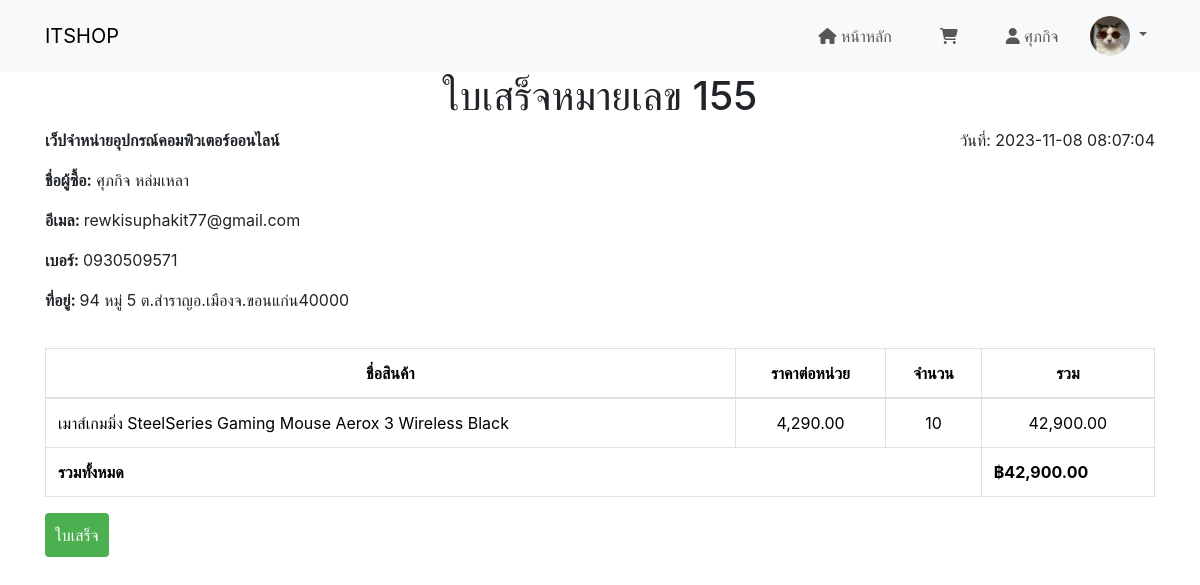
The page /users/receipt.php?receipt_id=155 (signed in) on the database as committed earlier.
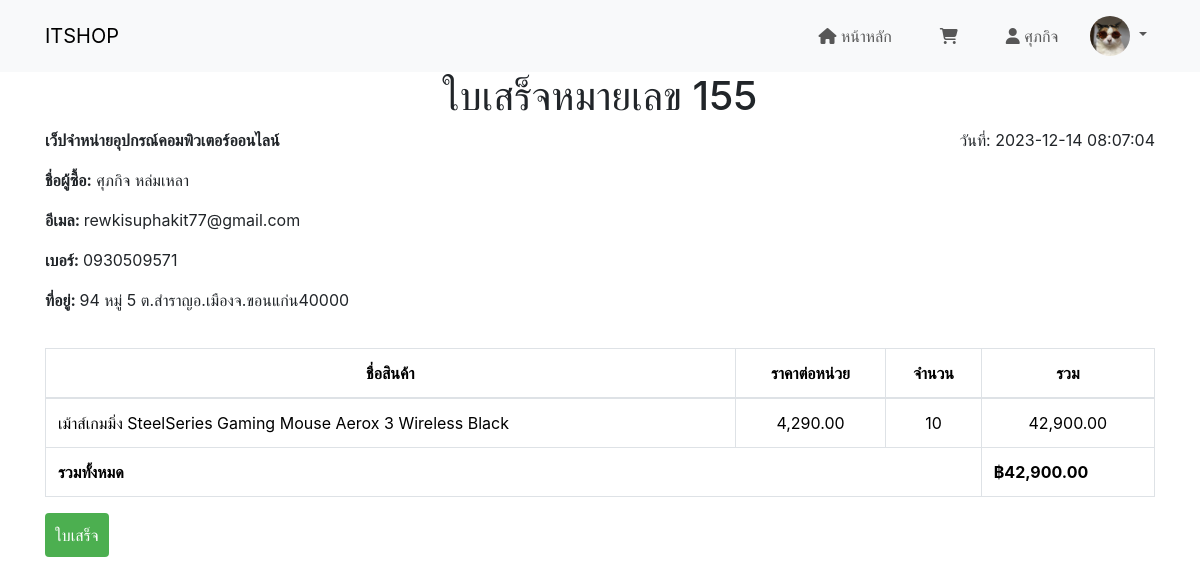
The same page on the database as committed later.
### tables this page shows
CREATE TABLE `receipts` (
  `receipt_id` int(11) NOT NULL,
  `user_id` int(11) DEFAULT NULL,
  `total_amount` decimal(10,2) DEFAULT NULL,
  `timestamp` timestamp NOT NULL DEFAULT current_timestamp()
);

CREATE TABLE `receipt_items` (
  `item_id` int(11) NOT NULL,
  `receipt_id` int(11) DEFAULT NULL,
  `product_id` int(11) DEFAULT NULL,
  `quantity` int(11) DEFAULT NULL,
  `price_per_unit` decimal(10,2) DEFAULT NULL
);

CREATE TABLE `products` (
  `product_id` int(11) NOT NULL,
  `product_img` varchar(255) NOT NULL,
  `product_name` varchar(255) NOT NULL,
  `product_brand` varchar(255) NOT NULL,
  `product_description` text NOT NULL,
  `product_stock` int(11) NOT NULL,
  `product_price` decimal(10,2) NOT NULL,
  `dateup` timestamp NOT NULL DEFAULT current_timestamp() ON UPDATE current_timestamp(),
  `product_category_id` int(11) DEFAULT NULL
);

CREATE TABLE `users` (
  `user_id` int(255) NOT NULL,
  `first_name` varchar(255) NOT NULL,
  `last_name` varchar(255) NOT NULL,
  `username` varchar(255) NOT NULL,
  `password` varchar(255) NOT NULL,
  `level` varchar(255) NOT NULL,
  `money` int(255) NOT NULL,
  `img` varchar(255) NOT NULL,
  `email` varchar(255) NOT NULL,
  `phone` varchar(255) NOT NULL
);

CREATE TABLE `addresses` (
  `address_id` int(11) NOT NULL,
  `user_id` int(11) NOT NULL,
  `address_line1` varchar(255) NOT NULL,
  `address_line2` varchar(255) DEFAULT NULL,
  `city` varchar(100) NOT NULL,
  `District` varchar(100) NOT NULL,
  `postal_code` varchar(20) NOT NULL,
  `Subdistrict` varchar(100) NOT NULL,
  `created_at` timestamp NOT NULL DEFAULT current_timestamp(),
  `updated_at` timestamp NOT NULL DEFAULT current_timestamp() ON UPDATE current_timestamp()
);

### users/receipt.php (the view, shortened to what this page needs)
<?php
include("../menu/menu_user.php");
if (isset($_GET['receipt_id'])) {
    $receipt_id = $_GET['receipt_id'];
    $receipt_query = "SELECT receipts.*, users.*, addresses.*
                      FROM receipts
                      JOIN users ON receipts.user_id = users.user_id
                      JOIN addresses ON addresses.user_id = users.user_id
                      WHERE receipt_id = ?";
    $stmt_receipt = mysqli_prepare($con, $receipt_query);
    mysqli_stmt_bind_param($stmt_receipt, "i", $receipt_id);
    mysqli_stmt_execute($stmt_receipt);
    $receipt_result = mysqli_stmt_get_result($stmt_receipt);
    if ($receipt_data = mysqli_fetch_assoc($receipt_result)) {
        ?>
        <!DOCTYPE html>
        <html lang="en">
        <head>
            <link rel="stylesheet" href="https://maxcdn.bootstrapcdn.com/bootstrap/4.5.2/css/bootstrap.min.css">
        </head>
        <body>
            <div class="container">
                <h1>ใบเสร็จหมายเลข <?php echo $receipt_data['receipt_id']; ?></h1>
                <div class="receipt-info">
                    <div class="left-info">
                        <p><b>เว็ปจำหน่ายอุปกรณ์คอมพิวเตอร์ออนไลน์</b></p>
                        <p><b>ชื่อผู้ซื้อ:</b> <?php echo $receipt_data['first_name']; ?> <?php echo $receipt_data['last_name']; ?></p>
                        <p><b>อีเมล: </b><?php echo $receipt_data['email']; ?></p>
                        <p><b>เบอร์: </b><?php echo $receipt_data['phone']; ?></p>
                        <p><b>ที่อยู่: </b><?php echo $receipt_data['address_line1'],'ต.', $receipt_data['Subdistrict'], 'อ.', $receipt_data['District'], 'จ.', $receipt_data['city'], $receipt_data['postal_code']; ?></p>
                    </div>
                    <div class="right-info">
                        <p>วันที่: <?php echo $receipt_data['timestamp']; ?></p>
                    </div>
                </div>
                <table class="table table-bordered">
                    <thead>
                        <tr>
                            <th scope="col"class="text-center">ชื่อสินค้า</th>
                            <th scope="col"class="text-center">ราคาต่อหน่วย</th>
                            <th scope="col"class="text-center">จำนวน</th>
                            <th scope="col"class="text-center">รวม</th>
                        </tr>
                    </thead>
                    <tbody>
                        <?php
                        $items_query = "SELECT products.product_name, receipt_items.quantity, receipt_items.price_per_unit
                                        FROM receipt_items
                                        JOIN products ON receipt_items.product_id = products.product_id
                                        WHERE receipt_items.receipt_id = ?";
                        $stmt_items = mysqli_prepare($con, $items_query);
                        mysqli_stmt_bind_param($stmt_items, "i", $receipt_id);
                        mysqli_stmt_execute($stmt_items);
                        $items_result = mysqli_stmt_get_result($stmt_items);
                        $total_amount = 0;
                        while ($item_data = mysqli_fetch_assoc($items_result)) {
                            $total = $item_data['price_per_unit'] * $item_data['quantity'];
                            $total_amount += $total;
                            echo "<tr>";
                            echo "<td>" . htmlspecialchars($item_data['product_name']) . "</td>";
                            echo "<td class=text-center>" . number_format($item_data['price_per_unit'], 2) . "</td>";
                            echo "<td class=text-center>" . htmlspecialchars($item_data['quantity']) . "</td>";
                            echo "<td class=text-center>" . number_format($total, 2) . "</td>";
                            echo "</tr>";
                        }
                        ?>
                    </tbody>
                    <tfoot class='thead-dark'>
                        <tr>
                            <td colspan='3'>รวมทั้งหมด</td>
                            <td id='total-amount'>฿<?php echo number_format($total_amount, 2); ?></td>
                        </tr>
                    </tfoot>
                </table>
                <button class="btn btn-success print-button" onclick="printReceipt()">ใบเสร็จ</button>
            </div>
        </body>
        </html>
        <?php
    } else {
        echo "Receipt not found.";
    }
} else {
    echo "Invalid receipt ID.";
}
?>

Rows that differ between the two databases and show on the page:
changed receipts "ศุภกิจ": timestamp "2023-11-08 08:07:04" → "2023-12-14 08:07:04"
changed through a linked row, receipt_items: product.product_name "เมาส์เกมมิ่ง SteelSeries Gaming Mouse Aerox 3 Wireless Black" → "เม้าส์เกมมิ่ง SteelSeries Gaming Mouse Aerox 3 Wireless Black"
